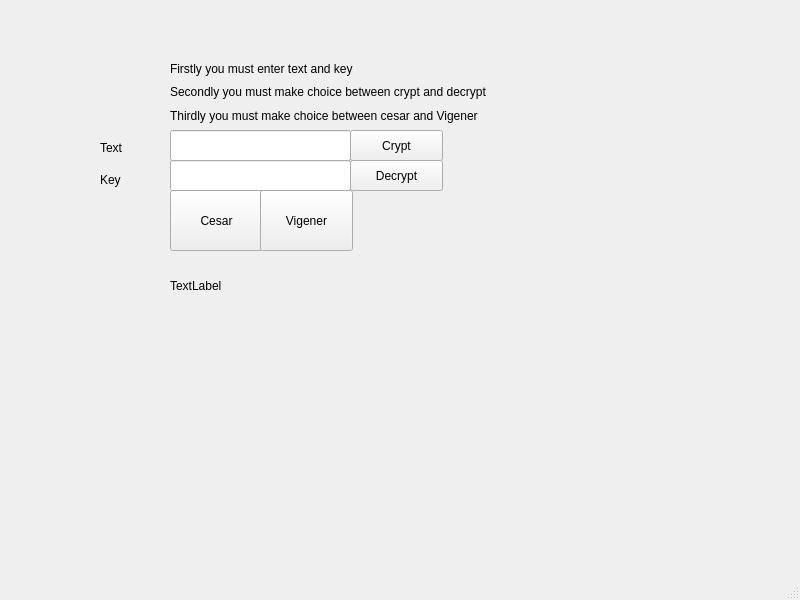
<?xml version="1.0" encoding="UTF-8"?>
<ui version="4.0">
 <class>Cryptographer</class>
 <widget class="QMainWindow" name="Cryptographer">
  <property name="geometry">
   <rect>
    <x>0</x>
    <y>0</y>
    <width>800</width>
    <height>600</height>
   </rect>
  </property>
  <property name="windowTitle">
   <string>Cryptographer</string>
  </property>
  <widget class="QWidget" name="centralwidget">
   <widget class="QLineEdit" name="text">
    <property name="geometry">
     <rect>
      <x>170</x>
      <y>130</y>
      <width>181</width>
      <height>31</height>
     </rect>
    </property>
   </widget>
   <widget class="QLabel" name="crytext">
    <property name="geometry">
     <rect>
      <x>170</x>
      <y>250</y>
      <width>271</width>
      <height>71</height>
     </rect>
    </property>
    <property name="text">
     <string>TextLabel</string>
    </property>
   </widget>
   <widget class="QPushButton" name="cesar">
    <property name="geometry">
     <rect>
      <x>170</x>
      <y>190</y>
      <width>93</width>
      <height>61</height>
     </rect>
    </property>
    <property name="text">
     <string>Cesar</string>
    </property>
   </widget>
   <widget class="QPushButton" name="vigener">
    <property name="geometry">
     <rect>
      <x>260</x>
      <y>190</y>
      <width>93</width>
      <height>61</height>
     </rect>
    </property>
    <property name="text">
     <string>Vigener</string>
    </property>
   </widget>
   <widget class="QPushButton" name="crypt">
    <property name="geometry">
     <rect>
      <x>350</x>
      <y>130</y>
      <width>93</width>
      <height>31</height>
     </rect>
    </property>
    <property name="text">
     <string>Crypt</string>
    </property>
   </widget>
   <widget class="QPushButton" name="decrypt">
    <property name="geometry">
     <rect>
      <x>350</x>
      <y>160</y>
      <width>93</width>
      <height>31</height>
     </rect>
    </property>
    <property name="text">
     <string>Decrypt</string>
    </property>
   </widget>
   <widget class="QLabel" name="label">
    <property name="geometry">
     <rect>
      <x>100</x>
      <y>170</y>
      <width>55</width>
      <height>20</height>
     </rect>
    </property>
    <property name="text">
     <string>Key</string>
    </property>
   </widget>
   <widget class="QLabel" name="label_2">
    <property name="geometry">
     <rect>
      <x>100</x>
      <y>140</y>
      <width>55</width>
      <height>16</height>
     </rect>
    </property>
    <property name="text">
     <string>Text</string>
    </property>
   </widget>
   <widget class="QLineEdit" name="key">
    <property name="geometry">
     <rect>
      <x>170</x>
      <y>160</y>
      <width>181</width>
      <height>31</height>
     </rect>
    </property>
   </widget>
   <widget class="QWidget" name="">
    <property name="geometry">
     <rect>
      <x>170</x>
      <y>60</y>
      <width>340</width>
      <height>64</height>
     </rect>
    </property>
    <layout class="QVBoxLayout" name="verticalLayout">
     <item>
      <widget class="QLabel" name="label_3">
       <property name="text">
        <string>Firstly you must enter text and key</string>
       </property>
      </widget>
     </item>
     <item>
      <widget class="QLabel" name="label_4">
       <property name="text">
        <string>Secondly you must make choice between crypt and decrypt</string>
       </property>
      </widget>
     </item>
     <item>
      <widget class="QLabel" name="label_5">
       <property name="text">
        <string>Thirdly you must make choice between cesar and Vigener</string>
       </property>
      </widget>
     </item>
    </layout>
   </widget>
  </widget>
  <widget class="QMenuBar" name="menubar">
   <property name="geometry">
    <rect>
     <x>0</x>
     <y>0</y>
     <width>800</width>
     <height>26</height>
    </rect>
   </property>
  </widget>
  <widget class="QStatusBar" name="statusbar"/>
 </widget>
 <resources/>
 <connections/>
</ui>
